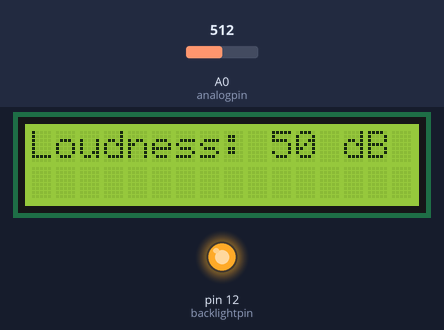
This sketch was run on a simulated Arduino Uno, built with avr-gcc and run on an emulated ATmega328P. Shown: 16×2 character LCD, output pins drawn as LEDs (lit = HIGH). Dashed ring = blinking. The test bench sets the inputs (shaded band); at power-on: A0 (analogpin) = 512.

Above: at 1.2 s.
1.3 s: A0 (analogpin) set to 552
At 1.85 s:
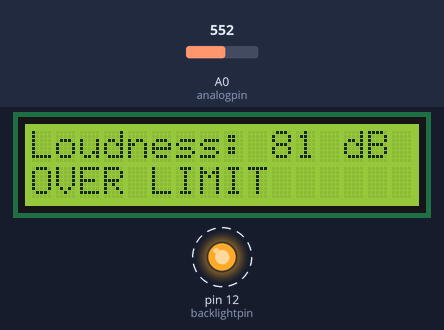
3.5 s: A0 (analogpin) set to 511
At 4.3 s:
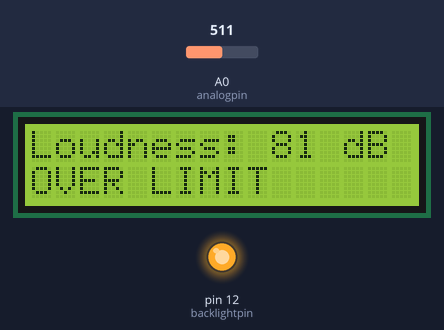
6.5 s: A0 (analogpin) set to 470
At 9.7 s:
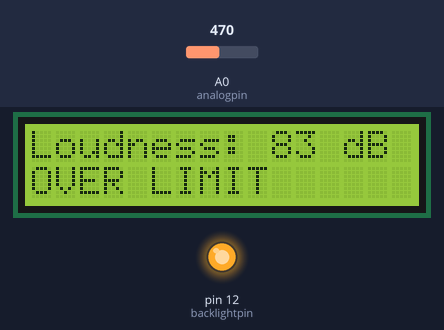
Timing chart, 0 to 14.4 s (numbered marks = the images above; inputs shaded):
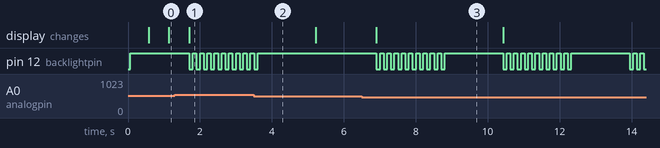

Measured:
- the behaviour switches between 535 and 536 on A0 (analogpin) (found by bisection; images 0 and 1)
- after the input at 1.3 s, pin 12 (backlightpin): alternates HIGH for 0.10 s and LOW for 0.10 s, starting after 0.40 s; the display: changes after 0.40 s (image 1)
- after the input at 3.5 s, pin 12 (backlightpin): goes on until 3.6 s, then stays HIGH
- after the input at 6.5 s, pin 12 (backlightpin): HIGH → LOW after 0.41 s, then repeats every 3.5 s: 9 × (HIGH 0.10 s, LOW 0.10 s), HIGH 1.6 s, LOW 0.10 s; the display: changes after 0.41 s (image 3)

The sketch:

commentedcode.ino
```cpp
// INTIAL VARIABLES
// LCD display
#include <LiquidCrystal.h>
LiquidCrystal lcd(2, 3, 4, 5, 6, 7);//arduino pin(rs=2,e=3,D4=4,D5=5,D6=6,D7=7)
int backlightpin = 12;
bool clear = false;
int prev;
const int limit = 75;

// Microphone
int analogpin = A0;
int analogread;

const int sample_time = 50;
unsigned long current;
unsigned long last = 0;
unsigned long elapsed = 0;
int highestread;
int lowestread;
int basevalue;
const int maxsamples = 10;
int samplecount = 0;
int sum;


// LOCAL FUNCTIONS
void update_display(int dB) { // updates the lcd display
  if (clear == true) { // checks the clear condition, if true it clears
    lcd.clear();
  }
  clear = false;

  lcd.setCursor(0,0); // displays the loudness in dB
  lcd.print("Loudness: ");
  lcd.print(dB);
  lcd.print(" dB");

  if (dB > limit) { // if its too loud
    lcd.setCursor(0,1);
    lcd.print("OVER LIMIT");

    for (int i = 0; i<10; i++){ // visual flashing alert
      digitalWrite(backlightpin, LOW); // turns off the backlight LED
      delay(100);
      digitalWrite(backlightpin, HIGH); // turns on the backlight LED
      delay(100);
    }

    delay(1000);
    clear = true;
  }

  if ((prev > 10) && (dB < 10)) { // just so the display looks clean(less clears = smoother looking)
    clear = true;
  }

  prev = dB; // also for display cleanliness
}

// ARDUINO FUNCTIONS
void setup() {
  pinMode(analogpin, INPUT); // microphone analog pin setup
  pinMode(backlightpin, OUTPUT); // lcd display backlight pin setup
  Serial.begin(9600);
  lcd.begin(16, 2);// set up the LCD's number of columns and rows
  digitalWrite(backlightpin, HIGH); // turns on the display backlight
  basevalue = map(analogRead(analogpin), 470, 570, 0, 1023); // setting an initial value for finding max/min in sampling later
}

void loop() {
  analogread = analogRead(analogpin); // takes analog reading
  analogread = map(analogread, 470, 570, 0, 1023); // maps reading into 0 to 1023 (for greater range)

  current = millis();
  elapsed = current - last; // tracking the sample time

  if (analogread > highestread){ // finding max in a sample
    highestread = analogread;
  }
  else if (analogread < lowestread){ // find min in a sample
    lowestread = analogread;
  }

  if (elapsed > sample_time){ // taking the delta the end of a sample
    samplecount++; // counting samples
    int delta = highestread-lowestread;
    sum += delta; // sum of all deltas in 10 samples

    if (samplecount > maxsamples){ // taking the average after a set of samples
      int average = sum/maxsamples;
      // int dB = 50 + 10*log10(average/30); // doesnt work lmao
      int dB = map(average, 0, 512, 50, 100); // maps sensor readings into decibels (tries to)
      update_display(dB); // updates display

      sum = 0; // resetting sum
      samplecount = 0; // resetting sample count

    }


    highestread = basevalue; // resets values stored in variables for the next sample
    lowestread = basevalue;
    last = current;
  }

}
```
